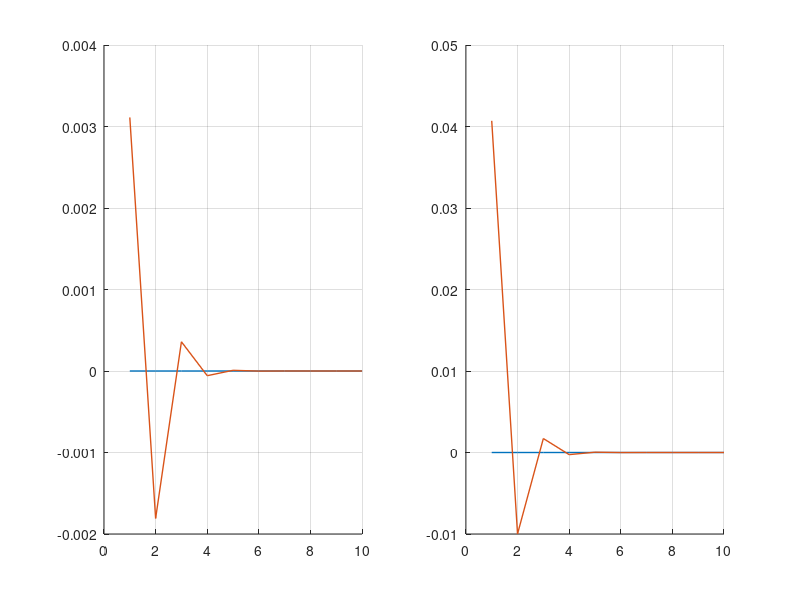

Write the MATLAB code that produced this figure.
clear;
clc;

%%%%%%%%%%%%%%%%%%%%%%%%%%% Power grid %%%%%%%%%%%%%%%%%%%%%%%%%%%%%%
A=[-1 -3;3 -5];
B=[2 -1;1 0];
C=[0.8 2.4;1.6 0.8];
D=zeros(size(C,1),size(B,2));
K=[2];

Ts = 1;
pgrid = ss(A,B,C,D);
pgrid_d=ss(A,B,C,zeros(size(B)),Ts);
controllability_cc=[rank(pgrid_d.a)==rank(ctrb(pgrid_d))];
p = 100;
Q = p*eye(size(A));
R = 0.1*eye(size(B,2),size(B,2));
K = dlqr(A,B,Q,R)
pgrid_cl =ss(A-B*K,zeros(size(B)),C,D,Ts);
isstable(pgrid_cl)
% pgrid_cl =ss(A-B*K,B,C,D,Ts);
step(pgrid_cl)

QN =1;
RN = eye(size(C,1));
[KEST,L,PN] = kalman(pgrid_d,QN,RN)

% for i=1:1000000
%     L=(PN*C')/(C*PN*C'+RN);
%     PN=(eye(size(C,1))-L*C)*PN;
%     PN=(A*PN*A'+QN);
% end

time = 10;
plot_vectorx1 = ones(1,time);
plot_vectorx2 = ones(1,time);
plot_vectorz1 = ones(1,time);
plot_vectorz2 = ones(1,time);


x = zeros(size(A,1),1);
z = 0.1*ones(size(A,1),1);
u = zeros(size(A,1),1);


for i=1:time
    y = C*x
    r = C*x - C*z;
    x = A*x + B*u;
    z = A*z + B*u + L*r;
    u = -K*x;
    
    plot_vectorx1(i) = x(1);
    plot_vectorz1(i) = z(1);
    plot_vectorx2(i) = x(2);
    plot_vectorz2(i) = z(2);
end

fontsize = 10;
linewidth = 1;

clf;
subplot(1,2,1);
hold on;
plot(plot_vectorx1,'LineWidth',linewidth);
plot(plot_vectorz1,'LineWidth',linewidth);
set(gca,'FontSize',fontsize)
grid on;
hold off;

subplot(1,2,2);
hold on;
plot(plot_vectorx2,'LineWidth',linewidth);
plot(plot_vectorz2,'LineWidth',linewidth);
set(gca,'FontSize',fontsize)
grid on;
hold off;

